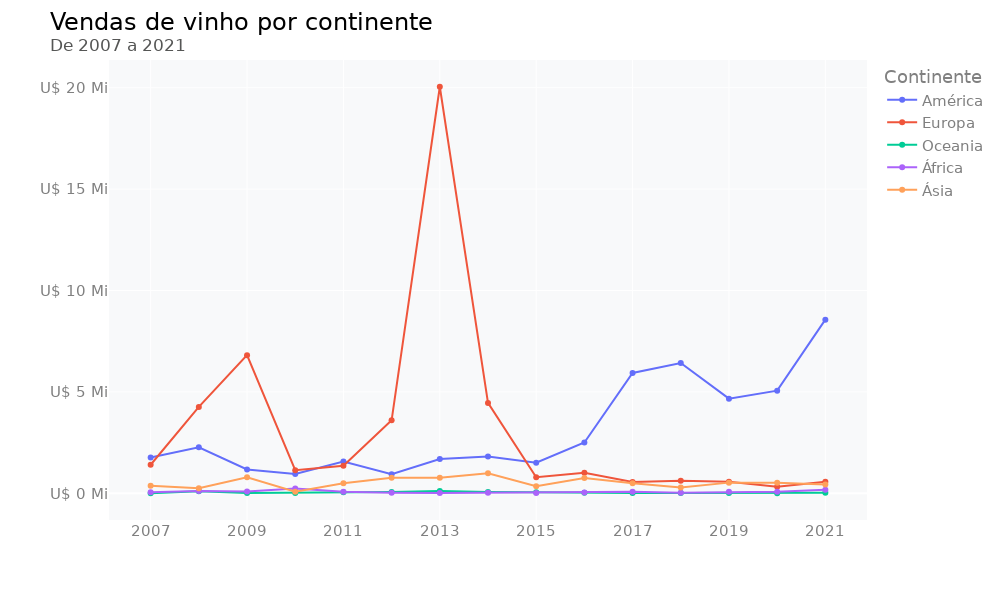

Notebook code for this chart:
### Code cell
# Importando a biblioteca
import plotly.express as px

fig = px.line(vendas_por_ano, x=vendas_por_ano.index, y=vendas_por_ano.columns, markers = True)

# Ajustando o layout do gráfico
fig.update_layout(width=1000, height=600, font_family = 'DejaVu Sans', font_size=15,
                  font_color= "grey", title_font_color= "black", title_font_size=24,
                  title_text='Vendas de vinho por continente' +
                             '<br><sup size=1 style="color:#555655">De 2007 a 2021</sup>',
                  xaxis_title='', yaxis_title='', plot_bgcolor= "#f8f9fa")

# Ajustando os ticks do eixo y para o formato em milhões
fig.update_yaxes(tickprefix="U$ ", ticksuffix=" Mi")

fig.update_xaxes(tickmode='array', tickvals=np.arange(2007,2022,2))

fig.show()

### Figure 1 — Plotly figure (JSON) as saved in the notebook; plotly's stock layout.template omitted (floating-point values rounded to 4 significant figures)
{"data": [{"hovertemplate": "Continente=América<br>Ano=%{x}<br>value=%{y}<extra></extra>", "legendgroup": "América", "line": {"color": "#636efa", "dash": "solid"}, "marker": {"symbol": "circle"}, "mode": "markers+lines", "name": "América", "orientation": "v", "showlegend": true, "type": "scatter", "x": ["2007", "2008", "2009", "2010", "2011", "2012", "2013", "2014", "2015", "2016", "2017", "2018", "2019", "2020", "2021"], "xaxis": "x", "y": [1.761, 2.267, 1.174, 0.9525, 1.561, 0.9375, 1.69, 1.811, 1.506, 2.502, 5.935, 6.426, 4.666, 5.059, 8.56], "yaxis": "y"}, {"hovertemplate": "Continente=Europa<br>Ano=%{x}<br>value=%{y}<extra></extra>", "legendgroup": "Europa", "line": {"color": "#EF553B", "dash": "solid"}, "marker": {"symbol": "circle"}, "mode": "markers+lines", "name": "Europa", "orientation": "v", "showlegend": true, "type": "scatter", "x": ["2007", "2008", "2009", "2010", "2011", "2012", "2013", "2014", "2015", "2016", "2017", "2018", "2019", "2020", "2021"], "xaxis": "x", "y": [1.406, 4.258, 6.81, 1.14, 1.359, 3.596, 20.05, 4.457, 0.7918, 1.014, 0.554, 0.6161, 0.5643, 0.3212, 0.5656], "yaxis": "y"}, {"hovertemplate": "Continente=Oceania<br>Ano=%{x}<br>value=%{y}<extra></extra>", "legendgroup": "Oceania", "line": {"color": "#00cc96", "dash": "solid"}, "marker": {"symbol": "circle"}, "mode": "markers+lines", "name": "Oceania", "orientation": "v", "showlegend": true, "type": "scatter", "x": ["2007", "2008", "2009", "2010", "2011", "2012", "2013", "2014", "2015", "2016", "2017", "2018", "2019", "2020", "2021"], "xaxis": "x", "y": [0.000281, 0.09928, 0.009195, 0.01796, 0.0487, 0.06486, 0.1058, 0.05738, 0.05149, 0.02327, 0.01564, 0.01247, 0.007514, 0.003963, 0.02644], "yaxis": "y"}, {"hovertemplate": "Continente=África<br>Ano=%{x}<br>value=%{y}<extra></extra>", "legendgroup": "África", "line": {"color": "#ab63fa", "dash": "solid"}, "marker": {"symbol": "circle"}, "mode": "markers+lines", "name": "África", "orientation": "v", "showlegend": true, "type": "scatter", "x": ["2007", "2008", "2009", "2010", "2011", "2012", "2013", "2014", "2015", "2016", "2017", "2018", "2019", "2020", "2021"], "xaxis": "x", "y": [0.04976, 0.1154, 0.08435, 0.2393, 0.07061, 0.01906, 0.01154, 0.02312, 0.01709, 0.03539, 0.06916, 0.02597, 0.07051, 0.07944, 0.1706], "yaxis": "y"}, {"hovertemplate": "Continente=Ásia<br>Ano=%{x}<br>value=%{y}<extra></extra>", "legendgroup": "Ásia", "line": {"color": "#FFA15A", "dash": "solid"}, "marker": {"symbol": "circle"}, "mode": "markers+lines", "name": "Ásia", "orientation": "v", "showlegend": true, "type": "scatter", "x": ["2007", "2008", "2009", "2010", "2011", "2012", "2013", "2014", "2015", "2016", "2017", "2018", "2019", "2020", "2021"], "xaxis": "x", "y": [0.3651, 0.2508, 0.793, 0.07699, 0.4981, 0.7668, 0.7703, 0.9886, 0.3425, 0.7572, 0.4927, 0.2832, 0.5242, 0.513, 0.435], "yaxis": "y"}], "layout": {"font": {"color": "grey", "family": "DejaVu Sans", "size": 15}, "height": 600, "legend": {"title": {"text": "Continente"}, "tracegroupgap": 0}, "margin": {"t": 60}, "plot_bgcolor": "#f8f9fa", "title": {"font": {"color": "black", "size": 24}, "text": "Vendas de vinho por continente<br><sup size=1 style=\"color:#555655\">De 2007 a 2021</sup>"}, "width": 1000, "xaxis": {"anchor": "y", "domain": [0, 1], "tickmode": "array", "tickvals": [2007, 2009, 2011, 2013, 2015, 2017, 2019, 2021], "title": {"text": ""}}, "yaxis": {"anchor": "x", "domain": [0, 1], "tickprefix": "U$ ", "ticksuffix": " Mi", "title": {"text": ""}}}}
